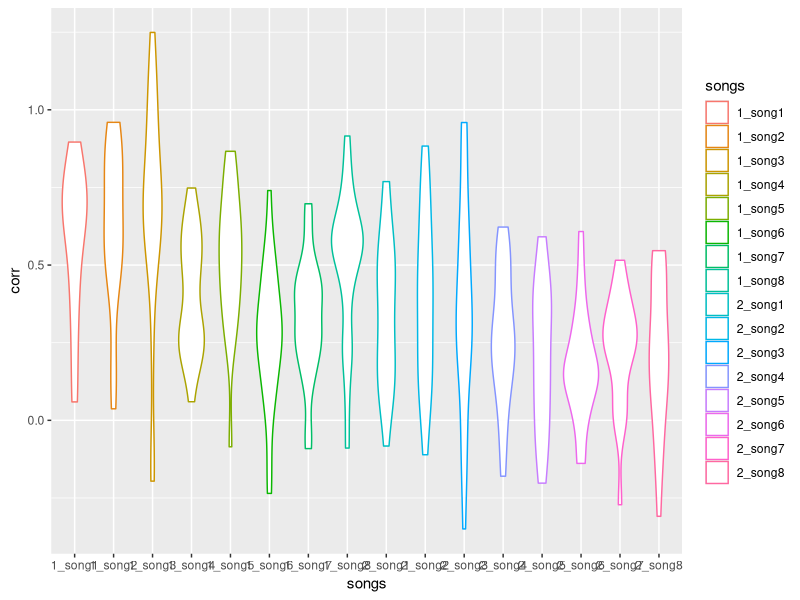
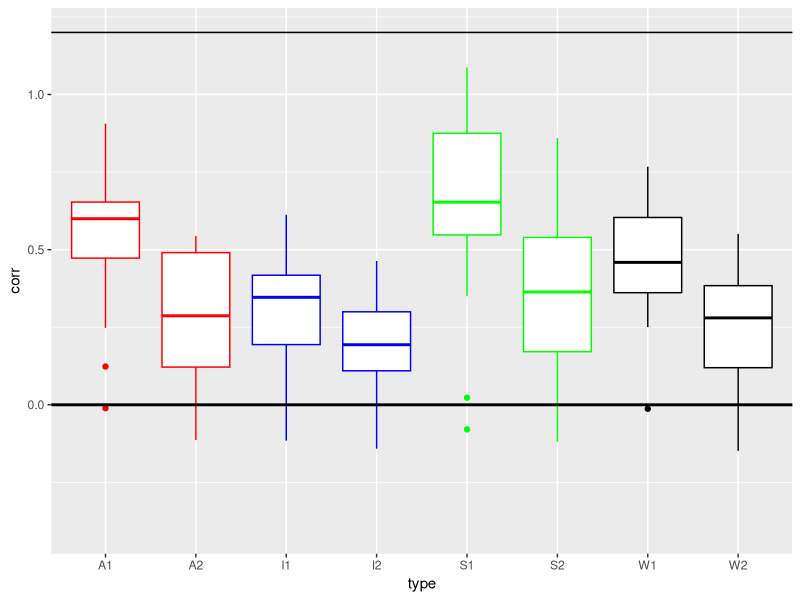
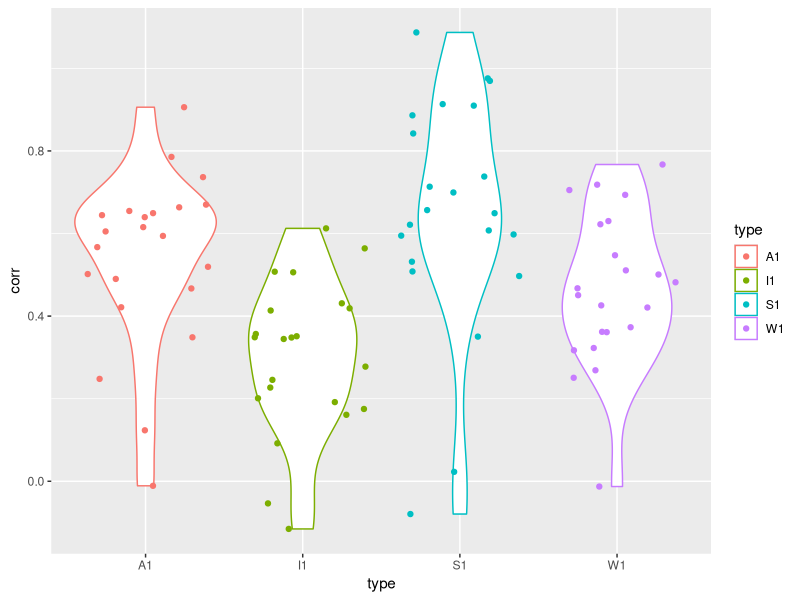
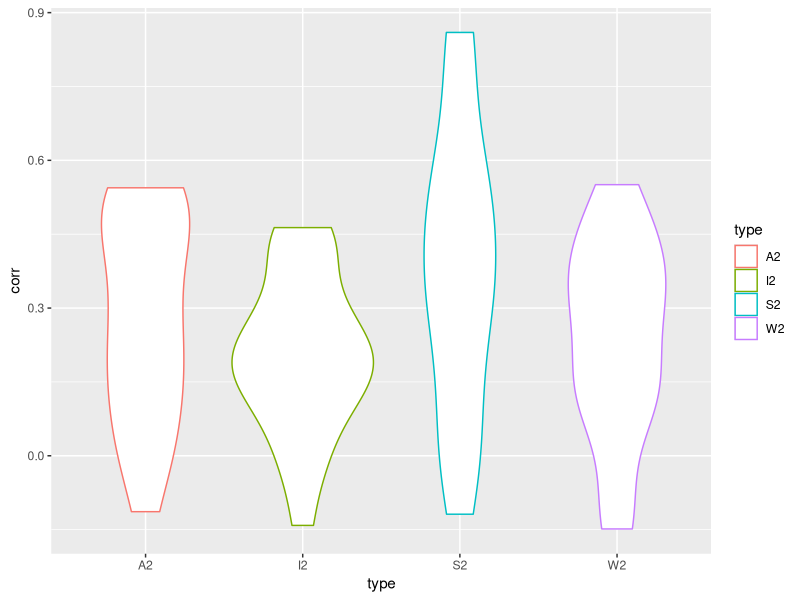
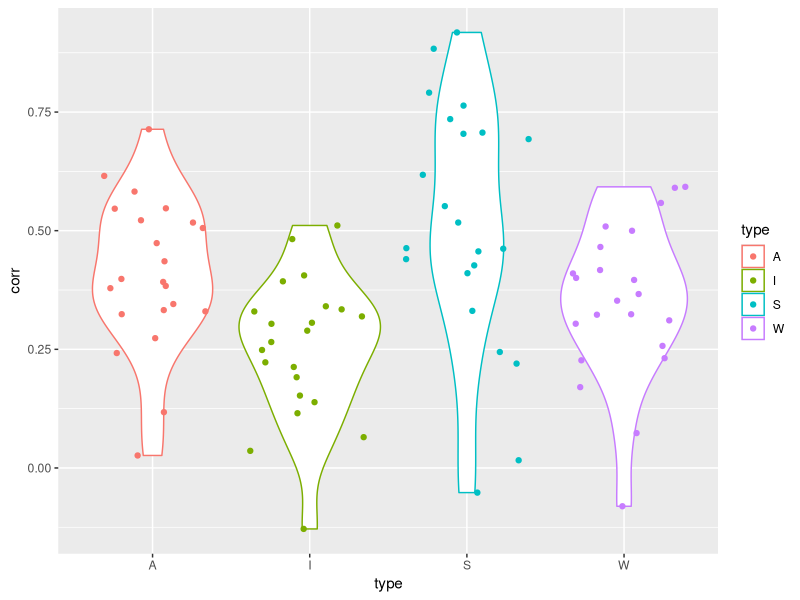
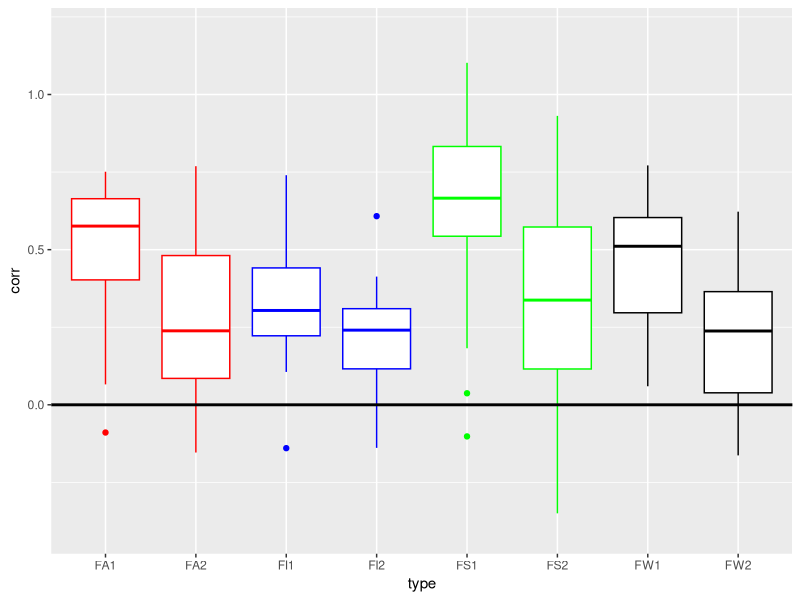
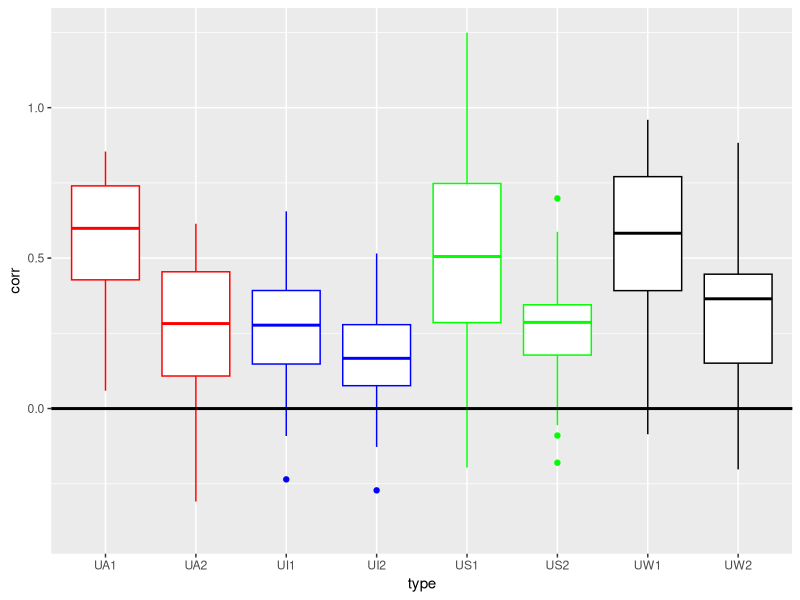

These figures' R source, in order:
library(tidyverse)
library(ggplot2)

data<-readr::read_csv('Auditory.csv') #load data
data<-select(data, -ID) #remove ID variable
synchrony<-data %>% gather(songs, corr) #rearrange data
ggplot(synchrony) +
  aes(x=songs,y=corr, color=songs) +
  #geom_bar(stat="identity")
  #geom_jitter(alpha = 0.25)
  geom_violin()

A1<-select(data, "1_song1","1_song8") #ses 1 acapella data together
A1<-rowMeans(A1)
I1<-select(data, "1_song6","1_song7") #ses 1 instrumental data together
I1<-rowMeans(I1)
S1<-select(data, "1_song2","1_song3") #ses 1 spoken data together
S1<-rowMeans(S1)
W1<-select(data, "1_song4",'1_song5') #ses 1 whole data together
W1<-rowMeans(W1)
meansync1<-data.frame(A1,I1,S1,W1)
meansync1<-meansync1 %>% gather(type, corr) #rearrange data

A2<-select(data, "2_song1","2_song8") #ses 2 acapella data together
A2<-rowMeans(A2)
I2<-select(data, "2_song6","2_song7") #ses 2 instrumental data together
I2<-rowMeans(I2)
S2<-select(data, "2_song2","2_song3") #ses 2 spoken data together
S2<-rowMeans(S2)
W2<-select(data, "2_song4",'2_song5') #ses 2 whole data together
W2<-rowMeans(W2)
meansync2<-data.frame(A2,I2,S2,W2)
meansync2<-meansync2 %>% gather(type, corr) #rearrange data

meansync<-data.frame(A1,I1,S1,W1,A2,I2,S2,W2)
meansync<-meansync %>% gather(type, corr) #rearrange data

A<-select(data, "1_song1","1_song8","2_song1","2_song8") #acapella data together
A<-rowMeans(A)
I<-select(data, "1_song6","1_song7","2_song6","2_song7") #instrumental data together
I<-rowMeans(I)
S<-select(data, "1_song2","1_song3","2_song2","2_song3") #spoken data together
S<-rowMeans(S)
W<-select(data, "1_song4","1_song5","2_song4","2_song5") #whole data together
W<-rowMeans(W)
meansyncALL<-data.frame(A,I,S,W) 
meansyncALL<-meansyncALL %>% gather(type, corr) #rearrange data

ggplot(meansync) +
  aes(x=type,y=corr) +
  geom_boxplot(color=c("red","red","blue","blue","green","green","black","black")) +
  geom_hline(yintercept=0,size=1)+
  ylim(-0.4,1.2) +
  geom_hline(yintercept=1.2)

ggplot(meansync1) +
  aes(x=type,y=corr, color=type) +
  #geom_bar(stat="identity")
  geom_violin() +
  geom_jitter() 

ggplot(meansync2) +
  aes(x=type,y=corr, color=type) +
  #geom_bar(stat="identity")
  #geom_jitter(alpha = 0.25)
  geom_violin()

ggplot(meansyncALL) +
  aes(x=type,y=corr, color=type) +
  #geom_bar(stat="identity")
  geom_violin()+
  geom_jitter()

t.test(A1,A2) # t=1.8682, p<0.001 A2<A1
t.test(I1,I2) #p=0.06
t.test(S1,S2) #t=3.17, p=0.003 S2<S1
t.test(W1,W2) #t=3.9112, p<0.001 W2<W1

fit<-aov(corr~type,data=meansync1) #sig effect of type in first session
summary(fit)

fit<-aov(corr~type,data=meansync2) #p=0.05 in second session
summary(fit)

fit<-aov(corr~type,data=meansyncALL) #sig effect of type when averaged across both sessions
summary(fit)

t.test(A,I) #SIG
t.test(A,S)
t.test(A,W)
t.test(I,S) #SIG
t.test(I,W)
t.test(S,W)

t.test(A1,I1) #SIG
t.test(A1,S1)
t.test(A1,W1)
t.test(I1,S1) #SIG
t.test(I1,W1)
t.test(S1,W1)

t.test(A2,I2) # NONE ARE SIG
t.test(A2,S2)
t.test(A2,W2)
t.test(I2,S2) 
t.test(I2,W2)
t.test(S2,W2)
##################### UNFAMILIAR VS FAMILIAR#####################
##########GROUP A ##########
data<-readr::read_csv('Auditory.csv') #load data
GA<-list("P101","P103","P105","P107","P111","P113","P115","P117","P119","P123","P125")
GroupA<-data[data$ID %in% GA, ]

FA1<-select(GroupA, "1_song8") #ses 1 acapella data together
FA1<-rowMeans(FA1)
FI1<-select(GroupA, '1_song7') #ses 1 instrumental data together
FI1<-rowMeans(FI1)
FS1<-select(GroupA, "1_song2") #ses 1 spoken data together
FS1<-rowMeans(FS1)
FW1<-select(GroupA, "1_song4") #ses 1 whole data together
FW1<-rowMeans(FW1)
Fmeansync1<-data.frame(FA1,FI1,FS1,FW1)
Fmeansync1<-Fmeansync1 %>% gather(type, corr) #rearrange data

FA2<-select(GroupA, "2_song8") #ses 2 acapella data together
FA2<-rowMeans(FA2)
FI2<-select(GroupA, '2_song7') #ses 2 instrumental data together
FI2<-rowMeans(FI2)
FS2<-select(GroupA, "2_song2") #ses 2 spoken data together
FS2<-rowMeans(FS2)
FW2<-select(GroupA, "2_song4") #ses 2 whole data together
FW2<-rowMeans(FW2)
Fmeansync2<-data.frame(FA2,FI2,FS2,FW2)
Fmeansync2<-meansync2 %>% gather(type, corr) #rearrange data

Fmeansync<-data.frame(FA1,FI1,FS1,FW1,FA2,FI2,FS2,FW2) 
FmeansyncA<-Fmeansync %>% gather(type, corr) #rearrange data

UA1<-select(GroupA, "1_song1") #ses 1 acapella data together
UA1<-rowMeans(UA1)
UI1<-select(GroupA, '1_song6') #ses 1 instrumental data together
UI1<-rowMeans(UI1)
US1<-select(GroupA, "1_song3") #ses 1 spoken data together
US1<-rowMeans(US1)
UW1<-select(GroupA, "1_song5") #ses 1 whole data together
UW1<-rowMeans(UW1)
Umeansync1<-data.frame(UA1,UI1,US1,UW1)
Umeansync1<-meansync1 %>% gather(type, corr) #rearrange data

UA2<-select(GroupA, "2_song1") #ses 2 acapella data together
UA2<-rowMeans(UA2)
UI2<-select(GroupA, '2_song6') #ses 2 instrumental data together
UI2<-rowMeans(UI2)
US2<-select(GroupA, "2_song3") #ses 2 spoken data together
US2<-rowMeans(US2)
UW2<-select(GroupA, "2_song5") #ses 2 whole data together
UW2<-rowMeans(UW2)
Umeansync2<-data.frame(UA2,UI2,US2,UW2)
Umeansync2<-meansync2 %>% gather(type, corr) #rearrange data

Fmeansync<-data.frame(FA1,FI1,FS1,FW1,FA2,FI2,FS2,FW2) 
FmeansyncA<-Fmeansync %>% gather(type, corr) #rearrange data
Umeansync<-data.frame(UA1,UI1,US1,UW1,UA2,UI2,US2,UW2) 
UmeansyncA<-Umeansync %>% gather(type, corr) #rearrange data

t.test(FA2,UA2) #not sig
t.test(FI2,UI2) #not sig
t.test(FS2,US2) #not sig
t.test(FW2,UW2) #not sig

t.test(FA1,FA2) # t=2.1847,p=0.04153 NOT SIG
t.test(FI1,FI2) # t=1.6426, p=0.1161 NOT SIG
t.test(FS1,FS2) # t=2.6679, p=0.0148 trending?
t.test(FW1,FW2) # t=1.4986m p=0.1498 NOT SIG

########## GROUP B ##########
data<-readr::read_csv('Auditory.csv') #load data
GB<-list("P102","P104","P106","P108","P112","P114","P116","P118","P120","P122","P124")
GroupB<-data[data$ID %in% GB, ]

FA1<-select(GroupB, "1_song1") #ses 1 acapella data together
FA1<-rowMeans(FA1)
FI1<-select(GroupB, '1_song6') #ses 1 instrumental data together
FI1<-rowMeans(FI1)
FS1<-select(GroupB, "1_song3") #ses 1 spoken data together
FS1<-rowMeans(FS1)
FW1<-select(GroupB, "1_song5") #ses 1 whole data together
FW1<-rowMeans(FW1)
Fmeansync1<-data.frame(FA1,FI1,FS1,FW1)
Fmeansync1<-Fmeansync1 %>% gather(type, corr) #rearrange data

FA2<-select(GroupB, "2_song1") #ses 2 acapella data together
FA2<-rowMeans(FA2)
FI2<-select(GroupB, '2_song6') #ses 2 instrumental data together
FI2<-rowMeans(FI2)
FS2<-select(GroupB, "2_song3") #ses 2 spoken data together
FS2<-rowMeans(FS2)
FW2<-select(GroupB, "2_song5") #ses 2 whole data together
FW2<-rowMeans(FW2)
Fmeansync2<-data.frame(FA2,FI2,FS2,FW2)
Fmeansync2<-Fmeansync2 %>% gather(type, corr) #rearrange data

Fmeansync<-data.frame(FA1,FI1,FS1,FW1,FA2,FI2,FS2,FW2) 
FmeansyncB<-Fmeansync %>% gather(type, corr) #rearrange data

UA1<-select(GroupB, "1_song8") #ses 1 acapella data together
UA1<-rowMeans(UA1)
UI1<-select(GroupB, '1_song7') #ses 1 instrumental data together
UI1<-rowMeans(UI1)
US1<-select(GroupB, "1_song4") #ses 1 spoken data together
US1<-rowMeans(US1)
UW1<-select(GroupB, "1_song2") #ses 1 whole data together
UW1<-rowMeans(UW1)
Umeansync1<-data.frame(UA1,UI1,US1,UW1)
Umeansync1<-meansync1 %>% gather(type, corr) #rearrange data

UA2<-select(GroupB, "2_song8") #ses 2 acapella data together
UA2<-rowMeans(UA2)
UI2<-select(GroupB, '2_song7') #ses 2 instrumental data together
UI2<-rowMeans(UI2)
US2<-select(GroupB, "2_song4") #ses 2 spoken data together
US2<-rowMeans(US2)
UW2<-select(GroupB, "2_song2") #ses 2 whole data together
UW2<-rowMeans(UW2)
Umeansync2<-data.frame(UA2,UI2,US2,UW2)
Umeansync2<-meansync2 %>% gather(type, corr) #rearrange data

Fmeansync<-data.frame(FA1,FI1,FS1,FW1,FA2,FI2,FS2,FW2) 
FmeansyncB<-Fmeansync %>% gather(type, corr) #rearrange data
Umeansync<-data.frame(UA1,UI1,US1,UW1,UA2,UI2,US2,UW2) 
UmeansyncB<-Umeansync %>% gather(type, corr) #rearrange data

t.test(FA2,UA2) #not sig
t.test(FI2,UI2) #not sig
t.test(FS2,US2) #not sig
t.test(FW2,UW2) #not sig

t.test(FA1,FA2) #not sig
t.test(FI1,FI2) #not sig
t.test(FS1,FS2) #not sig
t.test(FW1,FW2) #t=4.1082, p-0.001044

########## GROUP A+B ##########
FmeansyncALL<-rbind(FmeansyncA, FmeansyncB)
UmeansyncALL<-rbind(UmeansyncA, UmeansyncB)

t.test(FA1,FA2) #not sig
t.test(FI1,FI2) #not sig
t.test(FS1,FS2) #not sig
t.test(FW1,FW2) #not sig

t.test(UA1,UA2) #t=3.2969, p=0.004
t.test(UI1,UI2) #not sig
t.test(US1,US2) #not sig
t.test(UW1,UW2) #not sig

ggplot(FmeansyncALL) +
  aes(x=type,y=corr) +
  geom_boxplot(color=c("red","red","blue","blue","green","green","black","black")) +
  geom_hline(yintercept=0,size=1) +
  ylim(-0.4,1.2)

ggplot(UmeansyncALL) +
  aes(x=type,y=corr) +
  geom_boxplot(color=c("red","red","blue","blue","green","green","black","black")) +
  geom_hline(yintercept=0,size=1)+
  ylim(-0.4,1.25)
